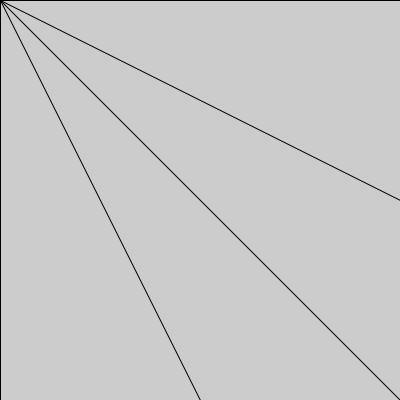
Frame 1 (no input)
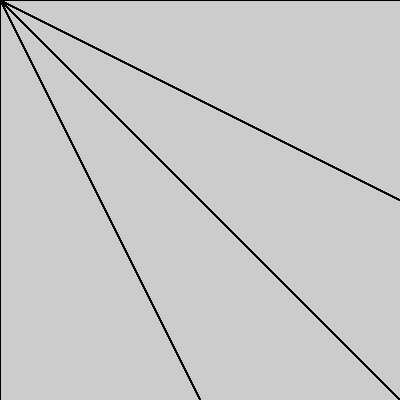
Frame 60 (the mouse pressed at the canvas centre just before this capture)
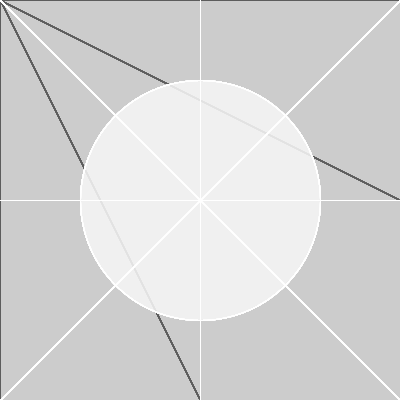
Frame 120 (the mouse held since frame 60 and released just before this capture)

The Processing sketch that drew these frames (run headless with seeded random() and noise(); from frame 60 on, the mouse is pressed at the canvas centre):

// Processing sketch: processing_41096
// ── processing_41096.pde

void setup(){
  size(400, 400);
  smooth();
}

void draw(){
//background(200);

noStroke();
fill(255,2);
rect(0, 0, width, height);

  stroke(0);
  strokeWeight(1);
  
  if(mousePressed){

    //cerchi
    
    fill(255, 8);
    
    stroke(255, 255, 255);
    strokeWeight(1);
    
  ellipse(mouseX, mouseY, 240, 240);
}
  
  line(0, 0, mouseX, mouseY);
  line(width, height, mouseX, mouseY);
  
    line(width, 0, mouseX, mouseY);
    line(0, height, mouseX, mouseY);
    
        line(200, 0, mouseX, mouseY);
        line(200, 400, mouseX, mouseY);
        
           line(0, 200, mouseX, mouseY);
           line(400, 200, mouseX, mouseY);
    
}
